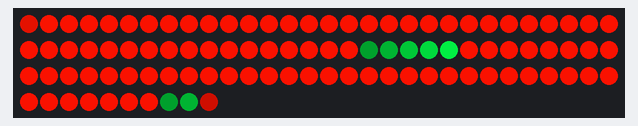
Bench run of a sketch on a simulated Arduino Uno, built with avr-gcc and run on an emulated ATmega328P. Parts: 100 RGB LEDs in strip order, left to right, continuing on the next row. Random numbers use the default seed unless the sketch sets one; what the sketch prints to the serial monitor is not drawn.

Above: at 0.16 s.
At 27.59 s:
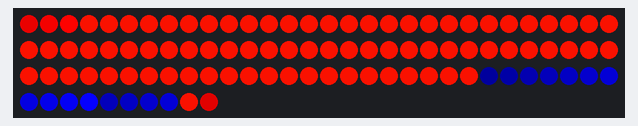

The sketch:

TailLights.ino
```cpp
#include <FastSPI_LED2.h>

//const int ledCount = 185;
const int ledCount =100;
const int NUM_STRIPS = 2;
CRGB leds[NUM_STRIPS][ledCount];

int BOTTOM_INDEX = 0;
int TOP_INDEX = int(ledCount/2);
int EVENODD = ledCount%2;

//CRGB ledsX[ledCount]; //-ARRAY FOR COPYING WHATS IN THE LED STRIP CURRENTLY (FOR CELL-AUTOMATA, ETC)
//-PERISTENT VARS
byte idex = 0;        //-LED INDEX (0 to ledCount-1
byte ihue = 0;        //-HUE (0-360)
int ibright = 0;     //-BRIGHTNESS (0-255)
int isat = 0;        //-SATURATION (0-255)
bool bounceForward = true;  //-SWITCH FOR COLOR BOUNCE (0-1)
int bouncedirection = 0;
float tcount = 0.0;      //-INC VAR FOR SIN LOOPS
int lcount = 0;      //-ANOTHER COUNTING VAR


void setPixel(int adex, CRGB c) {
    for(int i = 0;i<NUM_STRIPS;i++)
    {
        leds[i][adex] = c;
    }
}

//-SET THE COLOR OF A SINGLE RGB LED
void setPixel(int adex, int cred, int cgrn, int cblu) {
    for(int i = 0;i<NUM_STRIPS;i++)
    {
        leds[i][adex] = CRGB(cred, cgrn, cblu);
    }
}

// fill_solid -   fill a range of LEDs with a solid color
void fillSolid(byte strand, const CRGB& color)
{
 fill_solid( leds[strand], ledCount, color);
}

void fillSolid(CRGB color)
{
    for(int i = 0;i<NUM_STRIPS;i++)
        fillSolid(i, color);
}

void fillSolid(int cred, int cgrn, int cblu) { //-SET ALL LEDS TO ONE COLOR
    fillSolid(0, CRGB(cred, cgrn, cblu));
}

//-FIND INDEX OF HORIZONAL OPPOSITE LED
int horizontal_index(int i) {
    //-ONLY WORKS WITH INDEX < TOPINDEX
    if (i == BOTTOM_INDEX) {return BOTTOM_INDEX;}
    if (i == TOP_INDEX && EVENODD == 1) {return TOP_INDEX + 1;}
    if (i == TOP_INDEX && EVENODD == 0) {return TOP_INDEX;}
    return ledCount - i;
}


//-FIND INDEX OF ANTIPODAL OPPOSITE LED
int antipodal_index(int i) {
    //int N2 = int(ledCount/2);
    int iN = i + TOP_INDEX;
    if (i >= TOP_INDEX) {iN = ( i + TOP_INDEX ) % ledCount; }
    return iN;
}


//-FIND ADJACENT INDEX CLOCKWISE
int adjacent_cw(int i) {
    int r;
    if (i < ledCount - 1) {
        r = i + 1;
    }
    else {
        r = 0;
    }
    return r;
}


//-FIND ADJACENT INDEX COUNTER-CLOCKWISE
int adjacent_ccw(int i) {
    int r;
    if (i > 0 && i <= ledCount) {
        r = i - 1;
    }
    else {
        r = ledCount - 1;
    }
    return r;
}

void HSVtoRGB(int hue, int sat, int val, CRGB& c) {
    hsv2rgb_rainbow(CHSV(hue, sat, val), c);
}

CRGB HSVtoRGB(int hue, int sat, int val) {
    CRGB c;
    hsv2rgb_rainbow(CHSV(hue, sat, val), c);
    return c;
}

void setup()
{
  // For safety (to prevent too high of a power draw), the test case defaults to
  // setting brightness to 25% brightness
  LEDS.setBrightness(255);

  LEDS.addLeds<WS2811,14, RGB>(leds[0], ledCount);

 /*
    pin 2:  LED Strip #1    OctoWS2811 drives 8 LED Strips.
    pin 14: LED strip #2    All 8 are the same length.
    pin 7:  LED strip #3
    pin 8:  LED strip #4    A 100 ohm resistor should used
    pin 6:  LED strip #5    between each Teensy pin and the
    pin 20: LED strip #6    wire to the LED strip, to minimize
    pin 21: LED strip #7    high frequency ringining & noise.
    pin 5:  LED strip #8
    pin 15 & 16 - Connect together, but do not use
    pin 4 - Do not use
    pin 3 - Do not use as PWM.  Normal use is ok.
    pin 1 - Output indicating CPU usage, monitor with an oscilloscope,
            logic analyzer or even an LED (brighter = CPU busier)
*/


  Serial.begin(57600);
  fillSolid(0,0,0); //-BLANK STRIP

  LEDS.show();
}


void flame() {
    CRGB acolor;
    int idelay = random(0,35);

    float hmin = 0.1; float hmax = 45.0;
    float hdif = hmax-hmin;
    int randtemp = random(0,3);
    float hinc = (hdif/float(TOP_INDEX))+randtemp;

    int ahue = hmin;
    for(int i = 0; i < TOP_INDEX; i++ ) {

        ahue = ahue + hinc;

        HSVtoRGB(ahue, 255, 255, acolor);
        setPixel(i,acolor);
        int ih = horizontal_index(i);
        setPixel(ih,acolor);
        setPixel(TOP_INDEX,CRGB::White);
    }
}

void spinner() { //-BOUNCE COLOR (SIMPLE MULTI-LED FADE)
    static long lastBounceTime;
    const int bounceInterval = 250;

    static int leftInsideIndex = 33;

    static byte phase = 0;
    phase++;
    static byte trailLength = 5;
    if (phase % 8 == 0)
        trailLength = random(4,12);
    byte trailDecay = (255-64)/trailLength;
    static byte hue = random(0,10);

    fillSolid(HSVtoRGB(200, 255, 128));

    for(int i = 0;i<trailLength;i++)
    {
        setPixel(adjacent_cw(idex-i), HSVtoRGB(hue, 255, 255 - trailDecay*i));
        setPixel(adjacent_cw(leftInsideIndex-i), HSVtoRGB(hue, 255, 255 - trailDecay*i));
    }
    idex++;leftInsideIndex++;
    if (idex == 32) {
        idex = 2;
    }
    if (leftInsideIndex == 47)
    {
    	leftInsideIndex = 33;
    }
}


void tailSpin() { //-BOUNCE COLOR (SIMPLE MULTI-LED FADE)
    static long lastBounceTime;
    const int bounceInterval = 250;
    static int rindex = 50;

    static byte phase = 0;
    phase++;
    static byte trailLength = 5;
    if (phase % 8 == 0)
        trailLength = random(4,12);
    byte trailDecay = (255-64)/trailLength;
    static byte hue = random(0,10);

    static bool dirForward = true;
    const byte firstHue = 5;
    const byte lastHue = 18;
    static byte solidHue = firstHue;
    if (dirForward == true)
	    solidHue++;
	else
		solidHue--;

	if (solidHue == lastHue)
	{
		Serial.println(solidHue);
		dirForward = false;
	}

	if (solidHue == firstHue)
	{
		Serial.println(solidHue);
		dirForward = true;
	}

	fillSolid(HSVtoRGB(solidHue,255,255));

    for(int i = 0;i<trailLength;i++)
    {
        setPixel(adjacent_cw(idex-i), HSVtoRGB(hue, 255, 255 - trailDecay*i));
    }
    idex++;
    if (idex == 50) {
        idex = 0;
    }

    //Serial.print("bouncing backwards idex:");Serial.print(idex);
    //todo: the trail is running off the array
    for(int i = 0;i<trailLength;i++)
    {
        setPixel(adjacent_cw(rindex-i), HSVtoRGB(hue, 255, 255 - trailDecay*i));
    }
    rindex++;
    if (rindex == 100) {
    	rindex = 50;
    }
}

void rotatingRainbow()
{
    static byte hue = 0;
    for(int i = 0;i < NUM_STRIPS;i++)
    {
//        fill_rainbow(leds[i], ledCount, hue++, 1);
        fillSolid(HSVtoRGB(hue++,255,255));
        Serial.println(hue);
    }
}


int xAccel;
void loop()
{
    Serial.println("Hello World");
    Serial.println(sizeof(leds));

//  rotatingRainbow();
  tailSpin();
//  spinner();
  //fillSolid(CRGB::HotPink);
  LEDS.show();
  delay(20);
  //fillSolid(CRGB::Pink);
	// delay(delayTime);
}
```
